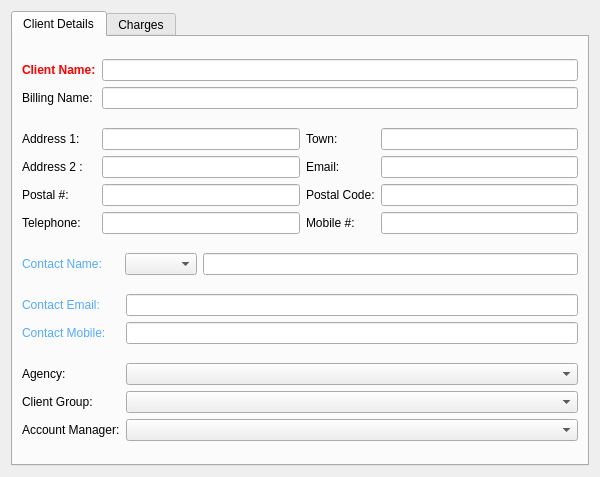
<?xml version="1.0" encoding="UTF-8"?>
<ui version="4.0">
 <class>ClientForm</class>
 <widget class="QWidget" name="ClientForm">
  <property name="geometry">
   <rect>
    <x>0</x>
    <y>0</y>
    <width>600</width>
    <height>477</height>
   </rect>
  </property>
  <property name="sizePolicy">
   <sizepolicy hsizetype="Fixed" vsizetype="Fixed">
    <horstretch>0</horstretch>
    <verstretch>0</verstretch>
   </sizepolicy>
  </property>
  <property name="minimumSize">
   <size>
    <width>600</width>
    <height>0</height>
   </size>
  </property>
  <property name="maximumSize">
   <size>
    <width>600</width>
    <height>480</height>
   </size>
  </property>
  <property name="windowTitle">
   <string>Form</string>
  </property>
  <layout class="QVBoxLayout" name="verticalLayout_2">
   <item>
    <widget class="QTabWidget" name="twClient">
     <property name="currentIndex">
      <number>0</number>
     </property>
     <widget class="QWidget" name="tab">
      <attribute name="title">
       <string>Client Details</string>
      </attribute>
      <layout class="QVBoxLayout" name="verticalLayout">
       <item>
        <layout class="QGridLayout" name="gridLayout_5">
         <item row="0" column="0">
          <widget class="QLabel" name="label">
           <property name="font">
            <font>
             <bold>true</bold>
            </font>
           </property>
           <property name="styleSheet">
            <string notr="true">color: rgb(255, 0, 0);</string>
           </property>
           <property name="text">
            <string>Client Name:</string>
           </property>
          </widget>
         </item>
         <item row="0" column="1">
          <widget class="QLineEdit" name="edtName"/>
         </item>
         <item row="1" column="0">
          <widget class="QLabel" name="label_2">
           <property name="text">
            <string>Billing Name:</string>
           </property>
          </widget>
         </item>
         <item row="1" column="1">
          <widget class="QLineEdit" name="edtBillName"/>
         </item>
        </layout>
       </item>
       <item>
        <layout class="QGridLayout" name="gridLayout" columnstretch="0,0,0,0">
         <item row="0" column="0">
          <widget class="QLabel" name="label_3">
           <property name="text">
            <string>Address 1:     </string>
           </property>
          </widget>
         </item>
         <item row="2" column="2">
          <widget class="QLabel" name="label_7">
           <property name="text">
            <string>Postal Code:</string>
           </property>
          </widget>
         </item>
         <item row="1" column="1">
          <widget class="QLineEdit" name="edtAddress2"/>
         </item>
         <item row="1" column="0">
          <widget class="QLabel" name="label_4">
           <property name="text">
            <string>Address 2 :</string>
           </property>
          </widget>
         </item>
         <item row="2" column="1">
          <widget class="QLineEdit" name="edtPostNo"/>
         </item>
         <item row="2" column="0">
          <widget class="QLabel" name="label_6">
           <property name="text">
            <string>Postal #:</string>
           </property>
          </widget>
         </item>
         <item row="0" column="1">
          <widget class="QLineEdit" name="edtAddress1"/>
         </item>
         <item row="0" column="3">
          <widget class="QLineEdit" name="edtTown"/>
         </item>
         <item row="0" column="2">
          <widget class="QLabel" name="label_5">
           <property name="text">
            <string>Town:</string>
           </property>
          </widget>
         </item>
         <item row="1" column="3">
          <widget class="QLineEdit" name="edtEmail"/>
         </item>
         <item row="1" column="2">
          <widget class="QLabel" name="label_9">
           <property name="text">
            <string>Email:</string>
           </property>
          </widget>
         </item>
         <item row="2" column="3">
          <widget class="QLineEdit" name="edtPostCode"/>
         </item>
         <item row="3" column="0">
          <widget class="QLabel" name="label_8">
           <property name="text">
            <string>Telephone:</string>
           </property>
          </widget>
         </item>
         <item row="3" column="1">
          <widget class="QLineEdit" name="edtTele"/>
         </item>
         <item row="3" column="2">
          <widget class="QLabel" name="label_10">
           <property name="text">
            <string>Mobile #:</string>
           </property>
          </widget>
         </item>
         <item row="3" column="3">
          <widget class="QLineEdit" name="edtMobile"/>
         </item>
        </layout>
       </item>
       <item>
        <layout class="QGridLayout" name="gridLayout_2" columnstretch="0,0,1,0">
         <property name="verticalSpacing">
          <number>4</number>
         </property>
         <item row="0" column="1">
          <widget class="QComboBox" name="cbSalute"/>
         </item>
         <item row="0" column="2" colspan="2">
          <widget class="QLineEdit" name="edtContactName"/>
         </item>
         <item row="0" column="0">
          <widget class="QLabel" name="label_11">
           <property name="styleSheet">
            <string notr="true">color: rgb(85, 170, 255);</string>
           </property>
           <property name="text">
            <string>Contact Name:     </string>
           </property>
          </widget>
         </item>
        </layout>
       </item>
       <item>
        <layout class="QGridLayout" name="gridLayout_6">
         <item row="0" column="0">
          <widget class="QLabel" name="label_12">
           <property name="styleSheet">
            <string notr="true">color: rgb(85, 170, 255);</string>
           </property>
           <property name="text">
            <string>Contact Email:      </string>
           </property>
          </widget>
         </item>
         <item row="0" column="1">
          <widget class="QLineEdit" name="edtContactEmail"/>
         </item>
         <item row="1" column="0">
          <widget class="QLabel" name="label_13">
           <property name="styleSheet">
            <string notr="true">color: rgb(85, 170, 255);</string>
           </property>
           <property name="text">
            <string>Contact Mobile:</string>
           </property>
          </widget>
         </item>
         <item row="1" column="1">
          <widget class="QLineEdit" name="edtContactMobile"/>
         </item>
        </layout>
       </item>
       <item>
        <layout class="QGridLayout" name="gridLayout_3" columnstretch="0,1,0">
         <item row="0" column="0">
          <widget class="QLabel" name="label_14">
           <property name="text">
            <string>Agency:</string>
           </property>
          </widget>
         </item>
         <item row="1" column="1" colspan="2">
          <widget class="QComboBox" name="cbClientGroup"/>
         </item>
         <item row="0" column="1" colspan="2">
          <widget class="QComboBox" name="cbAgency"/>
         </item>
         <item row="1" column="0">
          <widget class="QLabel" name="label_15">
           <property name="text">
            <string>Client Group:</string>
           </property>
          </widget>
         </item>
         <item row="2" column="0">
          <widget class="QLabel" name="label_16">
           <property name="text">
            <string>Account Manager:</string>
           </property>
          </widget>
         </item>
         <item row="2" column="1" colspan="2">
          <widget class="QComboBox" name="cbAccountManager"/>
         </item>
        </layout>
       </item>
      </layout>
     </widget>
     <widget class="QWidget" name="tab_2">
      <attribute name="title">
       <string>Charges</string>
      </attribute>
      <widget class="QWidget" name="layoutWidget">
       <property name="geometry">
        <rect>
         <x>20</x>
         <y>20</y>
         <width>561</width>
         <height>259</height>
        </rect>
       </property>
       <layout class="QGridLayout" name="gridLayout_4" columnstretch="0,1,0">
        <item row="2" column="1">
         <widget class="QDoubleSpinBox" name="sbAgencyComm"/>
        </item>
        <item row="3" column="1">
         <widget class="QDoubleSpinBox" name="sbSaleRepComm"/>
        </item>
        <item row="4" column="0">
         <widget class="QLabel" name="label_21">
          <property name="text">
           <string>Interest Rate:</string>
          </property>
         </widget>
        </item>
        <item row="7" column="1">
         <widget class="QComboBox" name="cbBillCycle"/>
        </item>
        <item row="4" column="1">
         <widget class="QDoubleSpinBox" name="sbIntRate"/>
        </item>
        <item row="0" column="0">
         <widget class="QLabel" name="label_17">
          <property name="text">
           <string>Revenue Type:</string>
          </property>
         </widget>
        </item>
        <item row="2" column="0">
         <widget class="QLabel" name="label_19">
          <property name="text">
           <string>Agency Commission:</string>
          </property>
         </widget>
        </item>
        <item row="3" column="0">
         <widget class="QLabel" name="label_20">
          <property name="text">
           <string>Sales Rep Commission:</string>
          </property>
         </widget>
        </item>
        <item row="6" column="1">
         <widget class="QSpinBox" name="sbGracePeriod"/>
        </item>
        <item row="5" column="1">
         <widget class="QDoubleSpinBox" name="sbLateFee"/>
        </item>
        <item row="7" column="0">
         <widget class="QLabel" name="label_24">
          <property name="text">
           <string>Billing Cycle:</string>
          </property>
         </widget>
        </item>
        <item row="1" column="0">
         <widget class="QLabel" name="label_18">
          <property name="text">
           <string>Discount:</string>
          </property>
         </widget>
        </item>
        <item row="1" column="1">
         <widget class="QDoubleSpinBox" name="sbDiscount"/>
        </item>
        <item row="0" column="1">
         <widget class="QComboBox" name="cbRevenueType"/>
        </item>
        <item row="5" column="0">
         <widget class="QLabel" name="label_22">
          <property name="text">
           <string>Late Fee:</string>
          </property>
         </widget>
        </item>
        <item row="6" column="0">
         <widget class="QLabel" name="label_23">
          <property name="text">
           <string>Grace Period:</string>
          </property>
         </widget>
        </item>
        <item row="0" column="2">
         <spacer name="horizontalSpacer">
          <property name="orientation">
           <enum>Qt::Horizontal</enum>
          </property>
          <property name="sizeHint" stdset="0">
           <size>
            <width>250</width>
            <height>20</height>
           </size>
          </property>
         </spacer>
        </item>
       </layout>
      </widget>
     </widget>
    </widget>
   </item>
  </layout>
 </widget>
 <tabstops>
  <tabstop>edtName</tabstop>
  <tabstop>edtBillName</tabstop>
  <tabstop>edtAddress1</tabstop>
  <tabstop>edtAddress2</tabstop>
  <tabstop>edtPostNo</tabstop>
  <tabstop>edtTele</tabstop>
  <tabstop>edtTown</tabstop>
  <tabstop>edtEmail</tabstop>
  <tabstop>edtPostCode</tabstop>
  <tabstop>edtMobile</tabstop>
  <tabstop>cbSalute</tabstop>
  <tabstop>edtContactName</tabstop>
  <tabstop>edtContactEmail</tabstop>
  <tabstop>edtContactMobile</tabstop>
  <tabstop>cbAgency</tabstop>
  <tabstop>cbClientGroup</tabstop>
  <tabstop>cbAccountManager</tabstop>
  <tabstop>cbRevenueType</tabstop>
  <tabstop>sbDiscount</tabstop>
  <tabstop>sbAgencyComm</tabstop>
  <tabstop>sbSaleRepComm</tabstop>
  <tabstop>sbIntRate</tabstop>
  <tabstop>sbLateFee</tabstop>
  <tabstop>sbGracePeriod</tabstop>
  <tabstop>cbBillCycle</tabstop>
  <tabstop>twClient</tabstop>
 </tabstops>
 <resources/>
 <connections/>
</ui>
